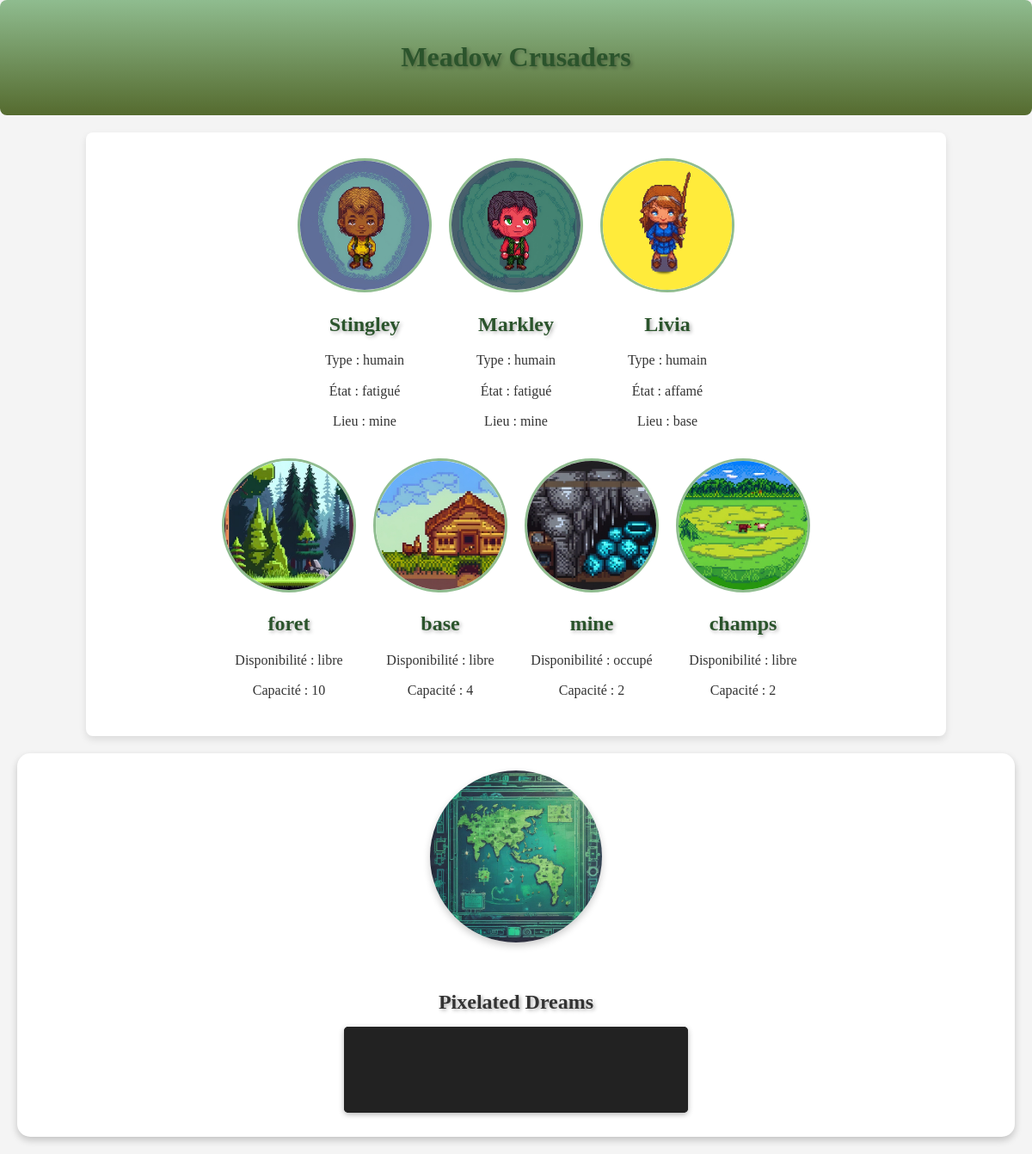
The page / on the database its author committed.
### play/models.py (models this page shows, shortened)
class Character(models.Model):
    nom = models.CharField(max_length=100 , primary_key= True)
    etat = models.CharField(max_length=20)
    type = models.CharField(max_length=20 )
    photo = models.CharField(max_length=200)
    lieu = models.ForeignKey(Equipement, on_delete=models.SET_NULL, null=True)
    inventaire = models.JSONField(default=list)

class Equipement(models.Model):
    id = models.CharField(max_length=100 , primary_key= True)
    disponibilite = models.CharField(max_length=20)
    capacite = models.IntegerField()
    photo = models.CharField(max_length=200)
    def __str__(self):
        return self.id

### play/views.py (the view)
# urls.py: 2. Add a URL to urlpatterns:  path('', views.home, name='home')
def home(request):
    charas = Character.objects.all()
    lieux = Equipement.objects.all()
    return render(request, 'play/home.html', {'charas' : charas,  'lieux': lieux})

### play/templates/play/home.html
{% extends 'play/base.html' %}
{% load static %}
{% block content %}
<div class="character">
    {% for chara in charas %}
        <div>
            <img src="{% static chara.photo %}" alt="{{ chara.nom }}">
            <h2><a href="{% url 'chara_detail' nom=chara.nom %}">{{ chara.nom }}</a></h2>
            <p>Type : {{ chara.type }}</p>
            <p>État : {{ chara.etat }}</p>
            <p>Lieu : {{ chara.lieu }}</p>
        </div>
    {% endfor %}
</div>
<div class="character">
    {% for lieu in lieux %}
        <div>
            <img src="{% static lieu.photo %}" alt="Lieu {{ lieu.id }}">
            <h2>{{ lieu.id }}</h2>
            <p>Disponibilité : {{ lieu.disponibilite }}</p>
            <p>Capacité : {{ lieu.capacite }}</p>
        </div>
    {% endfor %}
</div>
{% endblock %}

### play/templates/play/base.html (shortened to what this page needs)
{% load static %}
<!DOCTYPE html>
<html lang="fr">
<head>
    <link rel="stylesheet" href="{% static 'css/play.css' %}">
</head>
<body>
    <div class="page-header">
        <h1><a href="/">Meadow Crusaders</a></h1>
    </div>
    <div class="content container">
        <div class="row">
            <div class="col-md-8">
                {% block content %}
                {% endblock %}
            </div>
        </div>
    </div>
    <div class="audio-visualizer">
        <div class="music-circle">
            <img src="{% static 'images/PIxalated_Dreams.jpeg' %}" class="music-image">
        </div>
        <div class="music-spectrum">
            <h2 id="music-title">Pixelated Dreams</h2>
            <canvas id="audio-spectrum"></canvas>
        </div>
    </div>
</body>
</html>

### play/static/css/play.css (style rules this page uses)
body { background-color: #f4f4f4; font-family: 'Georgia', serif; color: #333; margin: 0; padding: 0; line-height: 1.6; }
h1, h2 { color: #2b542c; font-family: 'Merriweather', serif; text-shadow: 2px 2px 4px rgba(0, 0, 0, 0.3); }
a { text-decoration: none; color: #2b542c; }
.page-header { background: linear-gradient(to bottom, #8fbc8f, #556b2f); color: white; padding: 20px; text-align: center; border-radius: 8px; }
.container { padding: 20px; background-color: #fff; border-radius: 8px; box-shadow: 0 4px 8px rgba(0, 0, 0, 0.1); margin: 20px auto; max-width: 960px; }
.character { display: flex; flex-wrap: wrap; gap: 20px; justify-content: center; padding: 10px 0; }
.character img { width: 150px; height: 150px; object-fit: cover; border-radius: 50%; border: 3px solid #8fbc8f; }
.character h2, .character p { text-align: center; margin: 10px 0; }
.audio-visualizer { display: flex; flex-direction: column; align-items: center; margin: 20px; padding: 20px; background: #ffffff; border-radius: 15px; box-shadow: 0px 4px 8px rgba(0, 0, 0, 0.2); }
.music-circle { width: 200px; height: 200px; border-radius: 50%; overflow: hidden; display: flex; justify-content: center; align-items: center; margin-bottom: 20px; box-shadow: 0px 4px 8px rgba(0, 0, 0, 0.2); }
.music-circle .music-image { width: 100%; height: 100%; object-fit: cover; }
.music-spectrum { text-align: center; margin-top: 10px; }
#music-title { margin-bottom: 10px; font-size: 1.5em; font-weight: bold; color: #333; }
#audio-spectrum { width: 400px; height: 100px; background-color: #222; border-radius: 5px; box-shadow: 0px 2px 6px rgba(0, 0, 0, 0.3); }

### rows shown on the page
Character: photo+nom (picture), nom "Stingley", type "humain", etat "fatigué", lieu "mine"
Character: photo+nom (picture), nom "Markley", type "humain", etat "fatigué", lieu "mine"
Character: photo+nom (picture), nom "Livia", type "humain", etat "affamé", lieu "base"
Equipement: photo+id (picture), id "foret", disponibilite "libre", capacite "10"
Equipement: photo+id (picture), id "base", disponibilite "libre", capacite "4"
Equipement: photo+id (picture), id "mine", disponibilite "occupé", capacite "2"
Equipement: photo (picture), id "champs", disponibilite "libre", capacite "2"
